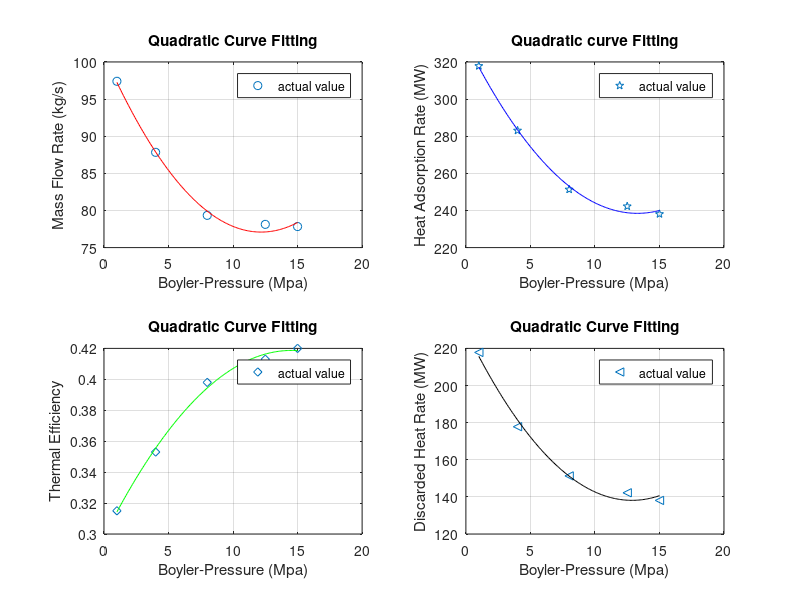

The MATLAB source for this figure:
clc;
clear;

boyler_P = [1,4,8,12.5,15];
m = [97.40,87.832,79.342,78.128,77.834];
Q_abs = [317.856,283.074,251.30,242.257,238.091];
eff = [0.315,0.353,0.398,0.413,0.42];
Q_out = [217.82,177.805,151.30,142.20,138.091];

p_m = polyfit(boyler_P, m, 2);   % polynomial(quadratic) fitting 
p_Q_abs = polyfit(boyler_P, Q_abs, 2);
p_eff = polyfit(boyler_P, eff, 2);
p_Q_out = polyfit(boyler_P, Q_out, 2);

x_quad = 1:0.1:15;   % x axis refers to boyler pressure's data

m_quad = polyval(p_m, x_quad);
Q_abs_quad = polyval(p_Q_abs, x_quad);
eff_quad = polyval(p_eff, x_quad);
Q_out_quad = polyval(p_Q_out, x_quad);

m_10 = polyval(p_m,10);   %can calculated all steps, using any data versus to boyler pressure 
Q_abs_10 = polyval(p_Q_abs,10);
eff_10 = polyval(p_eff,10);
Q_out_10 = polyval(p_Q_out,10);
fprintf('for P = 10 Mpa, mass rate, Qabs, efficiency, Qout(respectively) = %0.3f %0.3f %0.3f %0.3f ', m_10,Q_abs_10,eff_10,Q_out_10)

subplot(2,2,1)
plot(boyler_P,m,'o',x_quad,m_quad,'r')
title('Quadratic Curve Fitting')
xlabel('Boyler-Pressure (Mpa)')
ylabel('Mass Flow Rate (kg/s)')
grid
legend('actual value')

subplot(2,2,2)
plot(boyler_P,Q_abs,'p',x_quad,Q_abs_quad,'b')
title('Quadratic curve Fitting')
xlabel('Boyler-Pressure (Mpa)')
ylabel('Heat Adsorption Rate (MW)')
grid
legend('actual value')

subplot(2,2,3)
plot(boyler_P,eff,'d',x_quad,eff_quad,'g')
title('Quadratic Curve Fitting')
xlabel('Boyler-Pressure (Mpa)')
ylabel('Thermal Efficiency')
grid
legend('actual value')

subplot(2,2,4)
plot(boyler_P,Q_out,'<',x_quad,Q_out_quad,'k')
title('Quadratic Curve Fitting')
xlabel('Boyler-Pressure (Mpa)')
ylabel('Discarded Heat Rate (MW)')
grid
legend('actual value')